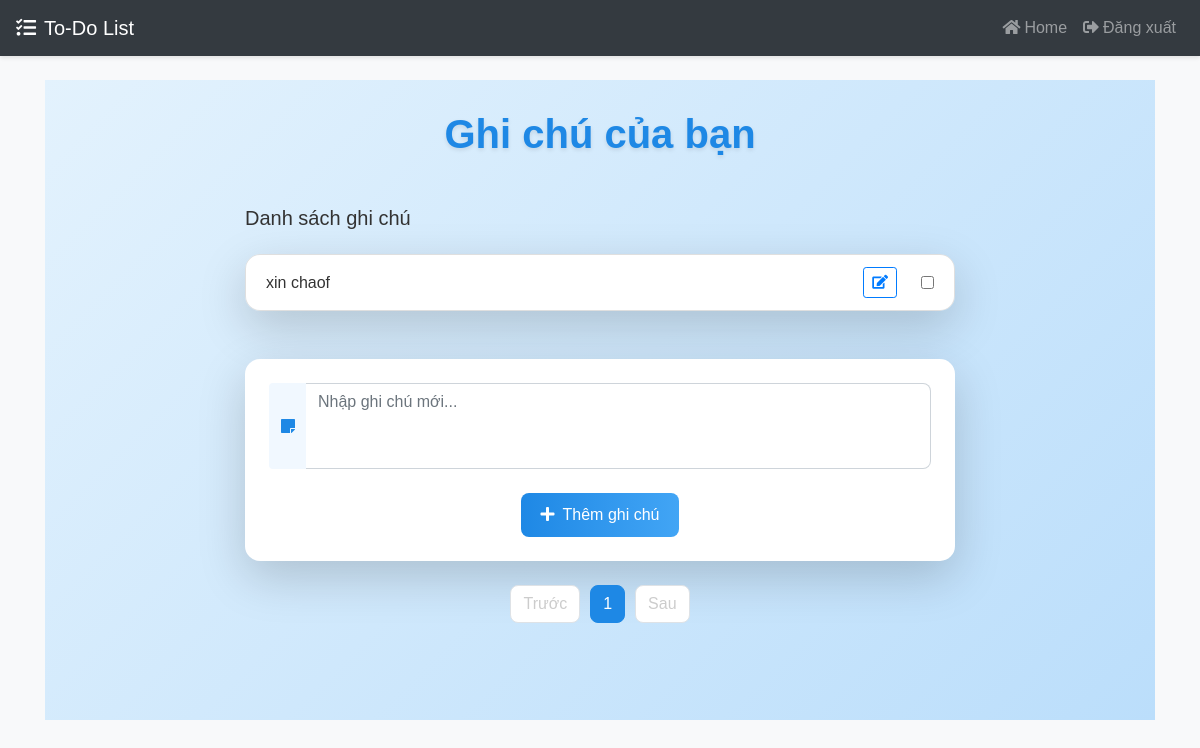
Page / (signed in) on the earlier database version.
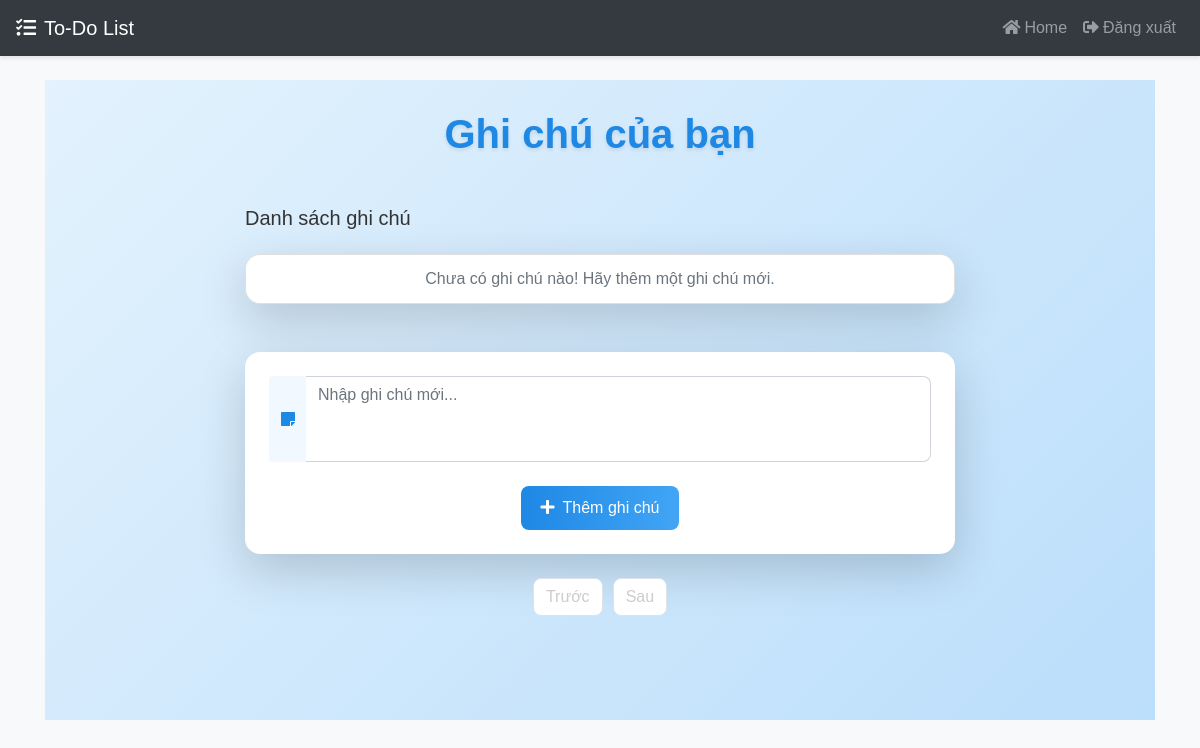
Same page on the later database version.
### todolist/models.py (models this page shows)
class Note(db.Model):
    id = db.Column(db.Integer, primary_key=True)
    data = db.Column(db.String(10000))
    date = db.Column(db.DateTime(timezone=True), default=func.now())
    user_id = db.Column(db.Integer, db.ForeignKey("user.id"))

### todolist/views.py (the view, shortened to what this page needs)
@views.route("/home", methods=["GET", "POST"])
@views.route("/", methods=["GET", "POST"])
@login_required
def home():
    page = request.args.get('page', 1, type=int)
    per_page = 5  # Số ghi chú mỗi trang
    notes_query = Note.query.filter_by(user_id=current_user.id).order_by(Note.date.desc())
    pagination = notes_query.paginate(page=page, per_page=per_page, error_out=False)
    return render_template("index.html", user=current_user, notes=pagination.items, pagination=pagination)

### todolist/__init__.py (called while the page is built)
def create_app():
    app = Flask(__name__)
    app.config["SECRET_KEY"] = SECRET_KEY
    app.config["SQLALCHEMY_DATABASE_URI"] = f"sqlite:///{DB_NAME}"
    db.init_app(app)
    from .models import Note, User
    create_database(app)
    from .user import user
    from .views import views
    app.register_blueprint(user)
    app.register_blueprint(views)
    login_manager = LoginManager()
    login_manager.login_view = "user.login"
    login_manager.init_app(app)
    app.permanent_session_lifetime = timedelta(minutes=1)
    @login_manager.user_loader
    def load_user(id):
        return User.query.get(int(id))
    return app

### todolist/templates/index.html (shortened to what this page needs)
{% extends "base.html" %}
{% block content %}
<div
  class="container"
  style="
    min-height: 80vh;
    background: linear-gradient(135deg, #e3f2fd, #bbdefb);
    padding-top: 30px;
    padding-bottom: 30px;
  "
>
  <div class="row justify-content-center">
    <div class="col-md-8">
      <h1 class="text-center mb-5" style="font-weight: 600; color: #1e88e5; text-shadow: 0 2px 4px rgba(0, 0, 0, 0.1);">
        Ghi chú của bạn
      </h1>
      <div class="d-flex justify-content-between align-items-center mb-3">
        <h5 style="color: #333">Danh sách ghi chú</h5>
      </div>
      <ul class="list-group shadow-lg" id="notes" style="border-radius: 15px; overflow: hidden">
        {% if notes %}
          {% for note in notes %}
            <li class="list-group-item d-flex justify-content-between align-items-center">
              <span style="color: #333; font-size: 16px" id="note-text-{{ note.id }}">{{ note.data }}</span>
              <div class="d-flex align-items-center">
                <button type="button" class="btn btn-sm btn-outline-primary mr-2" onclick="editNote({{ note.id }})">
                  <i class="fas fa-edit"></i>
                </button>
                <input type="checkbox" name="note-checkbox" value="{{ note.id }}" class="ml-3" onchange="toggleDeleteButton()"/>
              </div>
            </li>
          {% endfor %}
        {% else %}
          <li class="list-group-item text-center text-muted">Chưa có ghi chú nào! Hãy thêm một ghi chú mới.</li>
        {% endif %}
      </ul>
      <form method="POST" class="mt-5 shadow-lg p-4" style="background: #ffffff; border-radius: 15px">
        <div class="form-group mb-4">
          <div class="input-group">
            <div class="input-group-prepend">
              <span class="input-group-text" style="background: #f1f8ff; border: none; color: #1e88e5">
                <i class="fas fa-sticky-note"></i>
              </span>
            </div>
            <textarea name="note" id="note" class="form-control" rows="3" placeholder="Nhập ghi chú mới..." required
              style="border-left: none; border-radius: 0 8px 8px 0; resize: none;"></textarea>
          </div>
        </div>
        <div class="text-center">
          <button type="submit" class="btn btn-primary"
            style="border-radius: 8px; background: linear-gradient(90deg, #1e88e5, #42a5f5); border: none; padding: 10px 20px; font-weight: 500; transition: transform 0.2s, box-shadow 0.2s;">
            <i class="fas fa-plus mr-2"></i>Thêm ghi chú
          </button>
        </div>
      </form>
      <nav aria-label="Pagination" class="mt-4">
        <ul class="pagination justify-content-center">
          {% if pagination.has_prev %}
            <li class="page-item">
              <a class="page-link" href="{{ url_for('views.home', page=pagination.prev_num) }}">Trước</a>
            </li>
          {% else %}
            <li class="page-item disabled">
              <span class="page-link">Trước</span>
            </li>
          {% endif %}
          {% for page_num in pagination.iter_pages() %}
            {% if page_num %}
              {% if page_num == pagination.page %}
                <li class="page-item active">
                  <span class="page-link">{{ page_num }}</span>
                </li>
              {% else %}
                <li class="page-item">
                  <a class="page-link" href="{{ url_for('views.home', page=page_num) }}">{{ page_num }}</a>
                </li>
              {% endif %}
            {% else %}
              <li class="page-item disabled"><span class="page-link">...</span></li>
            {% endif %}
          {% endfor %}
          {% if pagination.has_next %}
            <li class="page-item">
              <a class="page-link" href="{{ url_for('views.home', page=pagination.next_num) }}">Sau</a>
            </li>
          {% else %}
            <li class="page-item disabled">
              <span class="page-link">Sau</span>
            </li>
          {% endif %}
        </ul>
      </nav>
    </div>
  </div>
</div>
{% endblock %}

### todolist/templates/base.html (shortened to what this page needs)
<!DOCTYPE html>
<html lang="vi">
  <head>
    <link
      rel="stylesheet"
      href="https://cdn.jsdelivr.net/npm/bootstrap@4.6.2/dist/css/bootstrap.min.css"
    />
    <link
      rel="stylesheet"
      href="https://cdnjs.cloudflare.com/ajax/libs/font-awesome/5.15.4/css/all.min.css"
    />
    <link
      rel="stylesheet"
      href="{{ url_for('static', filename='style.css') }}"
    />
  </head>
  <body>
    <nav class="navbar navbar-expand-lg navbar-dark bg-dark">
      <a class="navbar-brand" href="/">
        <i class="fas fa-tasks mr-2"></i>To-Do List
      </a>
      <div class="collapse navbar-collapse" id="navbarNav">
        <ul class="navbar-nav ml-auto">
          {% if user.is_authenticated %}
          <li class="nav-item">
            <a class="nav-link" href="/home"
              ><i class="fas fa-home mr-1"></i>Home</a
            >
          </li>
          <li class="nav-item">
            <a class="nav-link" href="/logout"
              ><i class="fas fa-sign-out-alt mr-1"></i>Đăng xuất</a
            >
          </li>
          {% endif %}
        </ul>
      </div>
    </nav>
    <div class="container mt-4">{% block content %}{% endblock %}</div>
  </body>
</html>

### todolist/static/style.css (style rules this page uses)
body { background-color: #f8f9fa; font-family: "Arial", sans-serif; }
.list-group-item { transition: background 0.3s; }
.input-group-text { background-color: #f1f8ff; border: none; color: #1e88e5; }
.form-control { border-left: none; transition: border-color 0.3s; }
.btn-primary { background: linear-gradient(90deg, #1e88e5, #42a5f5); border: none; font-weight: 500; transition: transform 0.2s, box-shadow 0.2s; }
.navbar { box-shadow: 0 2px 4px rgba(0, 0, 0, 0.1); }
.pagination .page-item .page-link { color: #1e88e5; border-radius: 8px; margin: 0 5px; }
.pagination .page-item.disabled .page-link { color: #ccc; }

Differences in the rows shown:
removed Note: data "xin chaof"
Other differences:
text now shown: "Chưa có ghi chú nào! Hãy thêm một ghi chú mới."
list line gone: "1"
